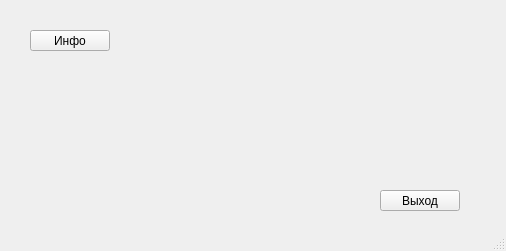
<?xml version="1.0" encoding="UTF-8"?>
<ui version="4.0">
 <class>WorkWindow</class>
 <widget class="QMainWindow" name="WorkWindow">
  <property name="geometry">
   <rect>
    <x>0</x>
    <y>0</y>
    <width>506</width>
    <height>251</height>
   </rect>
  </property>
  <property name="windowTitle">
   <string>MainWindow</string>
  </property>
  <widget class="QWidget" name="centralwidget">
   <widget class="QPushButton" name="pushButton_info">
    <property name="geometry">
     <rect>
      <x>30</x>
      <y>30</y>
      <width>80</width>
      <height>21</height>
     </rect>
    </property>
    <property name="text">
     <string>Инфо</string>
    </property>
   </widget>
   <widget class="QPushButton" name="pushButton_workwindow_close">
    <property name="geometry">
     <rect>
      <x>380</x>
      <y>190</y>
      <width>80</width>
      <height>21</height>
     </rect>
    </property>
    <property name="text">
     <string>Выход</string>
    </property>
   </widget>
  </widget>
  <widget class="QStatusBar" name="statusbar"/>
 </widget>
 <resources/>
 <connections/>
</ui>
